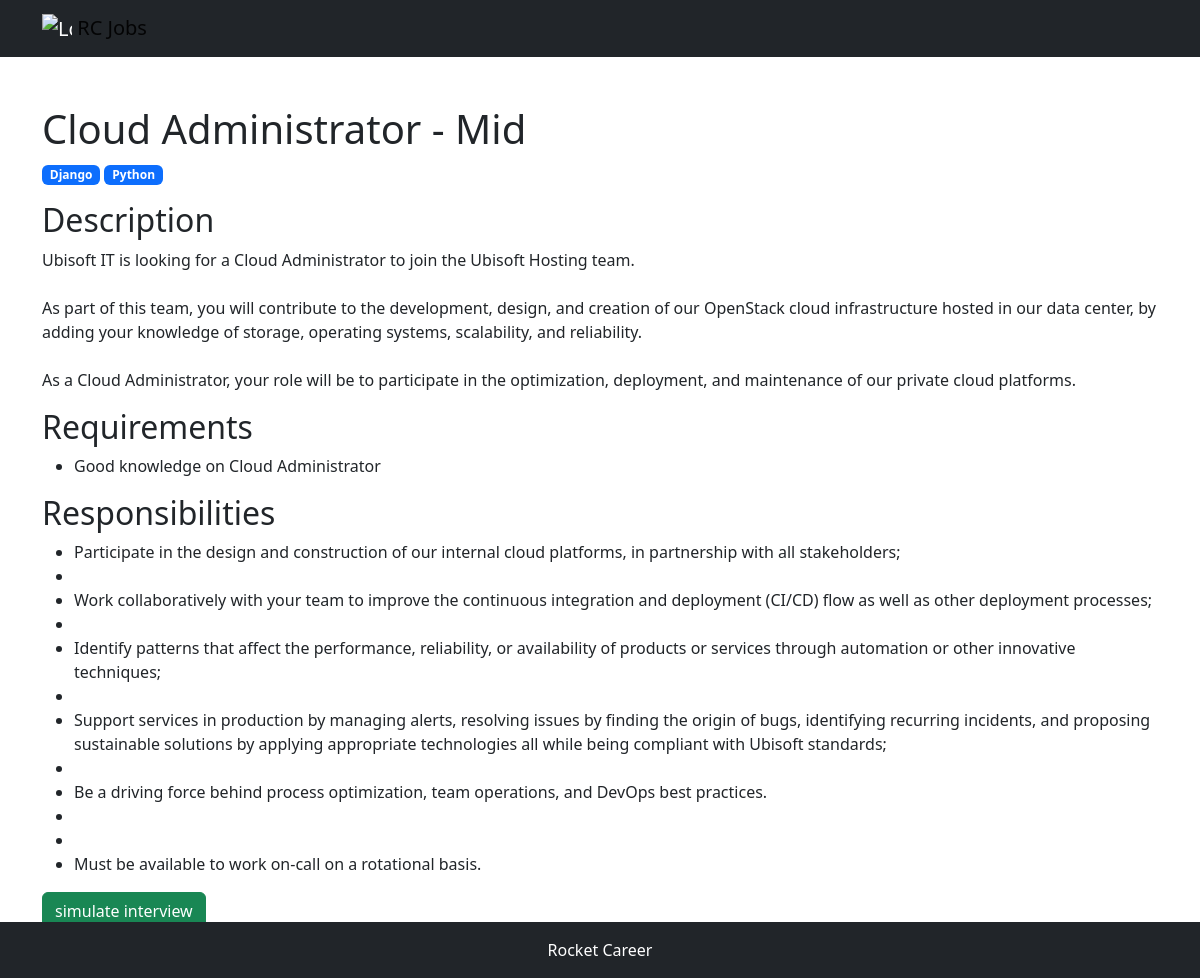
Page /jobs/1/ on the committed database.
### jobs/models.py (models this page shows, shortened)
class Job(models.Model):
    LEVEL_CHOICES = (
        ('jr', 'Junior'),
        ('mid', 'Mid'),
        ('sr', 'Senior'),
    )
    title = models.CharField(max_length=100)
    description = models.TextField()
    requirements =models.TextField()
    responsibilities = models.TextField()
    level = models.CharField(max_length=3, choices=LEVEL_CHOICES)
    skills = models.ManyToManyField("jobs.Skill", related_name="jobs")
    def requirements_list(self):
        return self.requirements.split("\n")
    def responsibilities_list(self):
        return self.responsibilities.split("\n")

class Skill(models.Model):
    title = models.CharField(max_length=100, unique=True, blank= False, null=False)

### jobs/views.py (the view)
# urls.py: path('<int:pk>/', details_job, name="details")
def details_job(request, pk):
    job = get_object_or_404(Job, pk=pk)
    return render(
        request,
        "jobs/details.html",
        {
            "page_title": job.title,
            "job": job
        }
    )

### jobs/templates/jobs/details.html (shortened to what this page needs)
{% extends 'base.html' %}
{% block content %}
<h1>{{ page_title }} - {{ job.get_level_display }}</h1>
<div>
    {% for skill in job.skills.all %}
    <span class="badge text-bg-primary">{{ skill.title }}</span>
    {% endfor %}
</div>
<h2 class="mt-3">Description</h2>
<p>
    {{ job.description|linebreaksbr }}
</p>
<h2 class="mt-3">Requirements</h2>
<ul>
    {% for requirements in job.requirements_list %}
    <li>{{ requirements }}</li>
    {% endfor %}
</ul>
<h2 class="mt-3">Responsibilities</h2>
<ul>
{% for responsibilities in job.responsibilities_list %}
<li>{{ responsibilities }}</li>
{% endfor %}
</ul>
<form action="{% url 'interviews:create' job_pk=job.pk %}" method="POST">
    <button type="submit" class="btn btn-success">simulate interview</button>
</form>
{% endblock content %}

### core/templates/base.html (shortened to what this page needs)
<!DOCTYPE html>
<html lang="en-us">
    <head>
        <link href="https://cdn.jsdelivr.net/npm/bootstrap@5.2.3/dist/css/bootstrap.min.css" rel="stylesheet">
    </head>
    <body>
        <nav class="navbar bg-dark" data-bs-theme="dark">
            <div class="container">
                <a href="{% url 'jobs:list' %}" class="navbar-brand">
                    <img
                     src="https://raw.githubusercontent.com/FabioArao/mentorship/main/rocket-c.png"
                     alt="Logo Rocket C"
                     width="30"
                     height="30"
                     class="d-inline-block align-text-top text-white"
                    >
                    RC Jobs
                </a>
            </div>
        </nav>
        <main>
            <section class="py-5">
                <div class="container">
                    {% block content %} {% endblock content %}
                </div>
            </section>
        </main>
        <footer class="bg-dark fixed-bottom">
            <div class="container">
                <p class="text-white text-center m-0 py-3"> Rocket Career</p>
            </div>
        </footer>
    </body>
</html>

### rows in the picture
Job: title "Cloud Administrator", level "Mid", description "Ubisoft IT is looking for a Cloud Administrator to join the Ubisoft Hosting team. As part of this team, you will contribute to the development, design, and creation of our OpenStack cloud infrastructure hosted in our data center, by adding your knowledge of storage, operating systems, scalability, and reliability. As a Cloud Administrator, your role will be to participate in the optimization, deployment, and maintenance of our private cloud platforms.", requirements_list "Good knowledge on Cloud Administrator"
Skill: title "Django"
Skill: title "Python"

### other values in the picture
{{ responsibilities }} "Participate in the design and construction of our internal cloud platforms, in partnership with all stakeholders;" "Work collaboratively with your team to improve the continuous integration and deployment (CI/CD) flow as well as other deployment processes;" "Identify patterns that affect the performance, reliability, or availability of products or services through automation or other innovative techniques;" "Be a driving force behind process optimization, team operations, and DevOps best practices." "Must be available to work on-call on a rotational basis."
